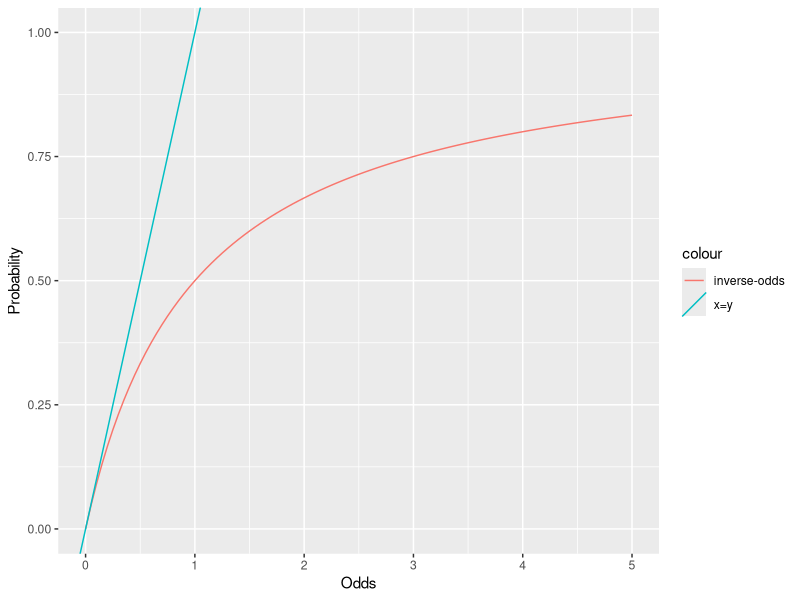

Reproduce this figure in R.
## ---- chunk 1
odds_inv <- function(omega) (1 + omega^-1)^-1
library(ggplot2)
ggplot() +
  geom_function(fun = odds_inv, aes(col = "inverse-odds")) +
  xlab("Odds") +
  ylab("Probability") +
  xlim(0, 5) +
  ylim(0, 1) +
  geom_abline(aes(intercept = 0, slope = 1, col = "x=y"))
